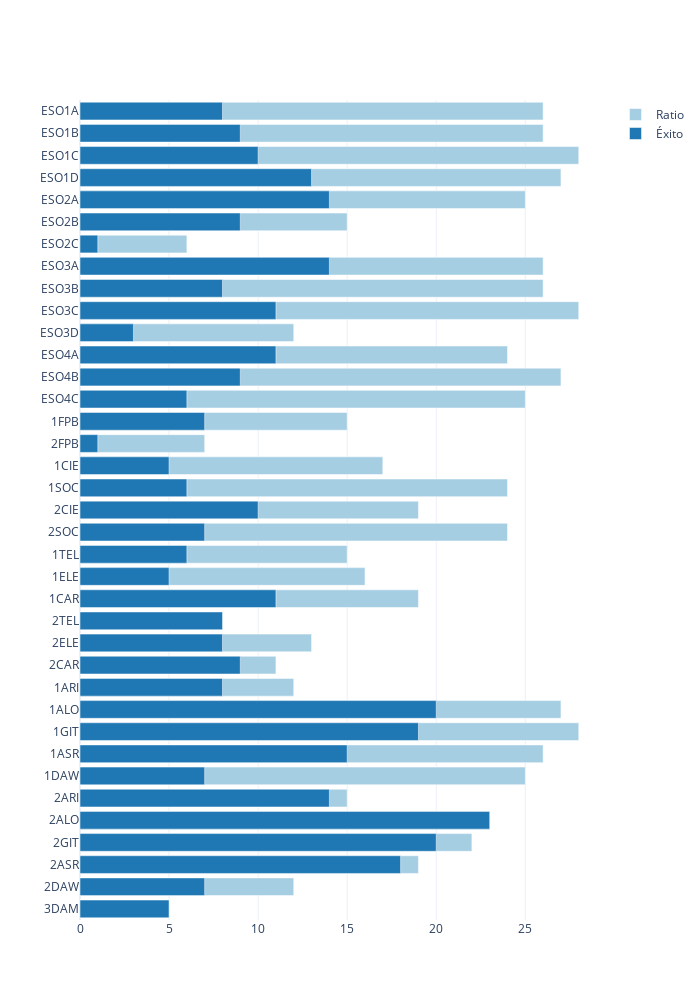

Notebook code for this chart:
### Markdown cell above
## ÉXITO EN VALORES ABSOLUTOS

### Code cell
myplotly.hbar((dfc['ratio'], dfc['éxito_abs']), dfc.index, trace_names=('Ratio', 'Éxito'))

### Figure 1 — Plotly figure (JSON) as saved in the notebook; plotly's stock layout.template omitted (floating-point values rounded to 4 significant figures)
{"data": [{"marker": {"color": "rgb(166,206,227)"}, "name": "Ratio", "orientation": "h", "type": "bar", "x": [26, 26, 28, 27, 25, 15, 6, 26, 26, 28, 12, 24, 27, 25, 15, 7, 17, 24, 19, 24, 15, 16, 19, 8, 13, 11, 12, 27, 28, 26, 25, 15, 23, 22, 19, 12, 5], "y": ["ESO1A", "ESO1B", "ESO1C", "ESO1D", "ESO2A", "ESO2B", "ESO2C", "ESO3A", "ESO3B", "ESO3C", "ESO3D", "ESO4A", "ESO4B", "ESO4C", "1FPB", "2FPB", "1CIE", "1SOC", "2CIE", "2SOC", "1TEL", "1ELE", "1CAR", "2TEL", "2ELE", "2CAR", "1ARI", "1ALO", "1GIT", "1ASR", "1DAW", "2ARI", "2ALO", "2GIT", "2ASR", "2DAW", "3DAM"]}, {"marker": {"color": "rgb(31,120,180)"}, "name": "Éxito", "orientation": "h", "type": "bar", "x": [8, 9, 10, 13, 14, 9, 1, 14, 8, 11, 3, 11, 9, 6, 7, 1, 5, 6, 10, 7, 6, 5, 11, 8, 8, 9, 8, 20, 19, 15, 7, 14, 23, 20, 18, 7, 5], "y": ["ESO1A", "ESO1B", "ESO1C", "ESO1D", "ESO2A", "ESO2B", "ESO2C", "ESO3A", "ESO3B", "ESO3C", "ESO3D", "ESO4A", "ESO4B", "ESO4C", "1FPB", "2FPB", "1CIE", "1SOC", "2CIE", "2SOC", "1TEL", "1ELE", "1CAR", "2TEL", "2ELE", "2CAR", "1ARI", "1ALO", "1GIT", "1ASR", "1DAW", "2ARI", "2ALO", "2GIT", "2ASR", "2DAW", "3DAM"]}], "layout": {"barmode": "overlay", "height": 1000, "title": {"text": ""}, "width": 700, "yaxis": {"autorange": "reversed", "type": "category"}}}
